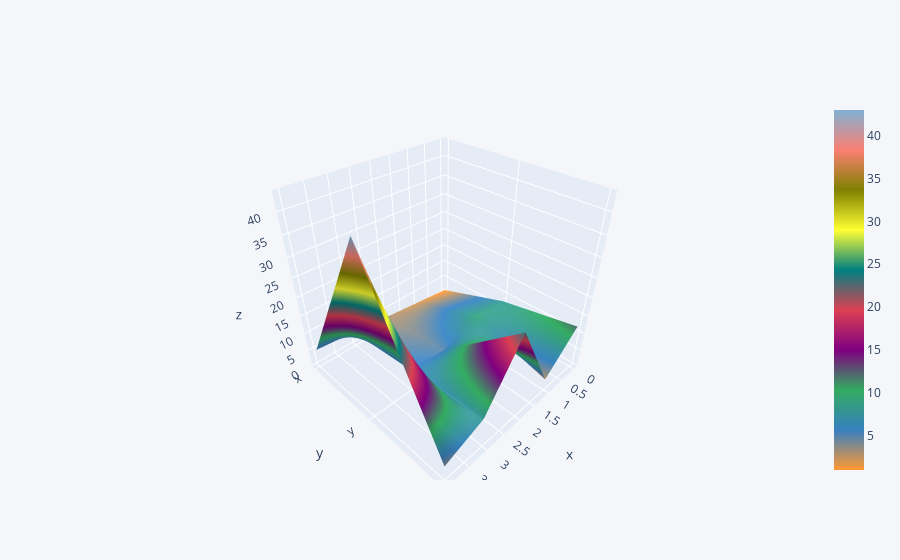

Notebook code for this chart:
### Code cell
df3.iplot(kind = "surface")

### Figure 1 — Plotly figure (JSON) as saved in the notebook; plotly's stock layout.template omitted (floating-point values rounded to 4 significant figures)
{"data": [{"colorscale": [[0, "rgb(255, 153, 51)"], [0.1111, "rgb(55, 128, 191)"], [0.2222, "rgb(50, 171, 96)"], [0.3333, "rgb(128, 0, 128)"], [0.4444, "rgb(219, 64, 82)"], [0.5556, "rgb(0, 128, 128)"], [0.6667, "rgb(255, 255, 51)"], [0.7778, "rgb(128, 128, 0)"], [0.8889, "rgb(251, 128, 114)"], [1, "rgb(128, 177, 211)"]], "type": "surface", "x": [0, 1, 2, 3, 4], "y": ["x", "y", "z"], "z": [[1, 2, 3, 4, 5], [8, 9, 5, 6, 43], [12, 3, 23, 8, 4]]}], "layout": {"legend": {"bgcolor": "#F5F6F9", "font": {"color": "#4D5663"}}, "paper_bgcolor": "#F5F6F9", "plot_bgcolor": "#F5F6F9", "title": {"font": {"color": "#4D5663"}}, "xaxis": {"gridcolor": "#E1E5ED", "showgrid": true, "tickfont": {"color": "#4D5663"}, "title": {"font": {"color": "#4D5663"}, "text": ""}, "zerolinecolor": "#E1E5ED"}, "yaxis": {"gridcolor": "#E1E5ED", "showgrid": true, "tickfont": {"color": "#4D5663"}, "title": {"font": {"color": "#4D5663"}, "text": ""}, "zerolinecolor": "#E1E5ED"}}}
